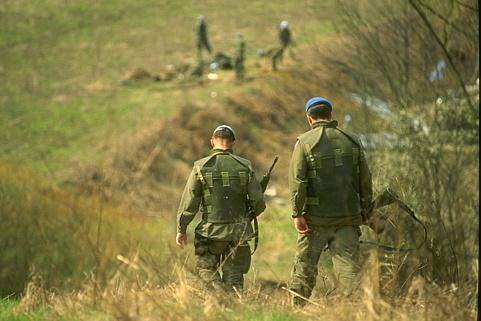
%> input picture Images/170057.jpg, 481 x 321 px
$ octave Main.m   (GNU Octave 9; MATLAB toolbox functions it lacks are replaced by stand-ins)
%> lines starting %> are read from the running program, lines starting %| are printed output that depends on the picture; in (x1, y1, x2, y2) boxes, pixels count from 0 and x2, y2 are one past the last pixel; in counts of white or black regions, pixels touching at a corner belong together; the program's own positions count from 1
### Ms.m
function [Ims Kms] = Ms(I,bandwidth)

%% Mean Shift Segmentation (option: bandwidth)
I = im2double(I);
X = reshape(I,size(I,1)*size(I,2),3);                                         % Color Features
%% MeanShift
[clustCent,point2cluster,clustMembsCell] = MeanShiftCluster(X',bandwidth);    % MeanShiftCluster
for i = 1:length(clustMembsCell)                                              % Replace Image Colors With Cluster Centers
X(clustMembsCell{i},:) = repmat(clustCent(:,i)',size(clustMembsCell{i},2),1);
end
Ims = reshape(X,size(I,1),size(I,2),3);                                         % Segmented Image
Kms = length(clustMembsCell);

end

### Main.m
close all;
clear all;

%read the images from the folder to file
path = 'Images/';
imName = '170057.jpg';
imHumanName = '170057_human.jpg';
imNumber = extractBefore(imName, 7);

Image=imread(fullfile (path,imName));
%> Image is the input picture: size 321x481x3 uint8; mean R, G, B 128.9, 121.4, 67.5
ImageHuman=imread(fullfile (path,imHumanName));
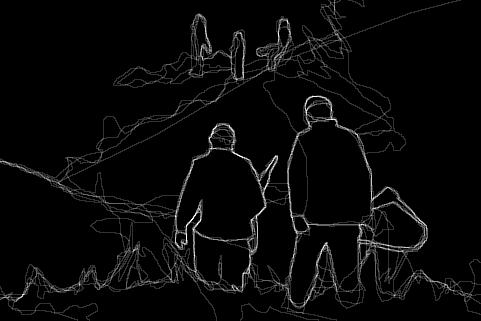
%> input picture Images/170057_human.jpg, 481 x 321 px
%> ImageHuman is the input picture: size 321x481 uint8; min 0, max 255, mean 9
ImageGray=rgb2gray(Image);
%Imagegray=rgb2gray(ImageHuman);
Real=edge(ImageGray,'sobel', .04);
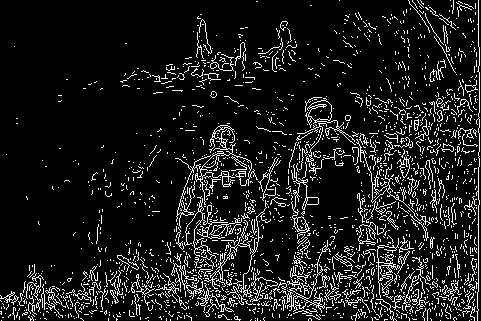
%> Real: size 321x481 logical; 10.6% white in thin lines or dots

%Color Gradient
c1 = imadjust(Image, [0 0 0;0.2 1 1], [0 0 0;1 1 1],1);
c2 = imadjust(Image, [0 0 0;1 0.2 1], [0 0 0;1 1 1],1);
c3=rgb2gray(c2);
color=edge(c3,'sobel', .06);
%> color: size 321x481 logical; 2.2% white in thin lines or dots

%Brightness greadient
g1=imadjust(Image, [0 1], [0 1],2);
g3=rgb2gray (g1);
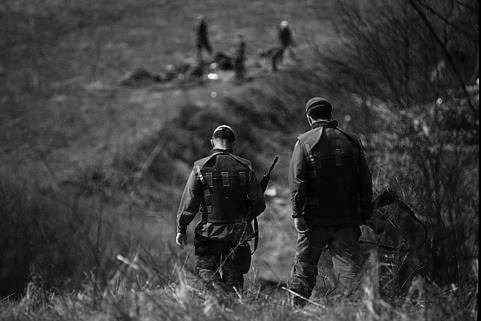
%> g3: size 321x481 uint8; min 0, max 250, mean 60.6
g2=imadjust(Image, [0 1], [0 1],0.6);
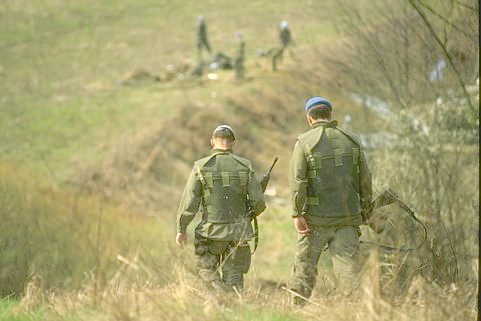
%> g2: size 321x481x3 uint8; mean R, G, B 166.9, 161.4, 112.4
g4=rgb2gray(g2);
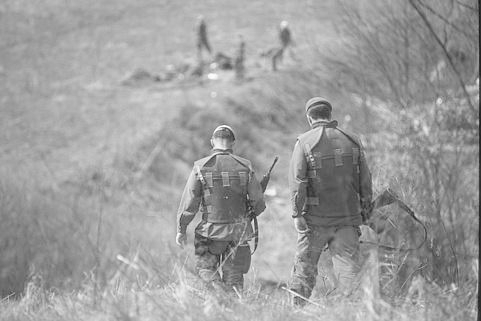
%> g4: size 321x481 uint8; min 24, max 253, mean 157.4
I5=edge(g3,'sobel', .06);
%> I5: size 321x481 logical; 5.3% white in thin lines or dots
brightness=edge(g4,'sobel', .06);
%> brightness: size 321x481 logical; 4.7% white in thin lines or dots


%K-means
BW3=imsegkmeans(Image,2,'NumAttempts',10);
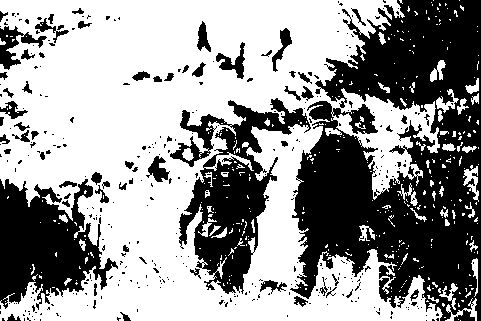
%> BW3: size 321x481 uint8; values 1 (black) and 2 (white), 59.3% white; 374 black regions (312 under 20 px), largest, box (x1, y1, x2, y2) and area: (290, 0, 481, 321) 37597, (170, 98, 311, 294) 10290, (0, 179, 118, 310) 8925
kmeans=edge(BW3,'sobel') ;
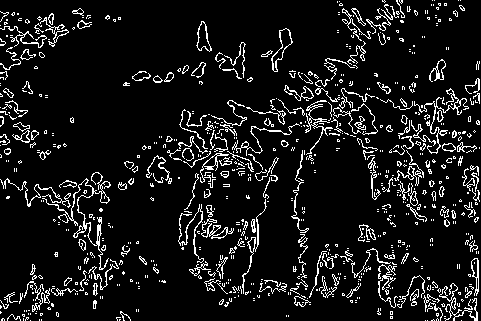
%> kmeans: size 321x481 logical; 9.4% white in thin lines or dots

%MeanShift
bw=0.06;                    % Mean Shift Bandwidth
[Ims, Nms]=Ms(Image,bw);    % Mean Shift (color)
%> the run ends on the next line
